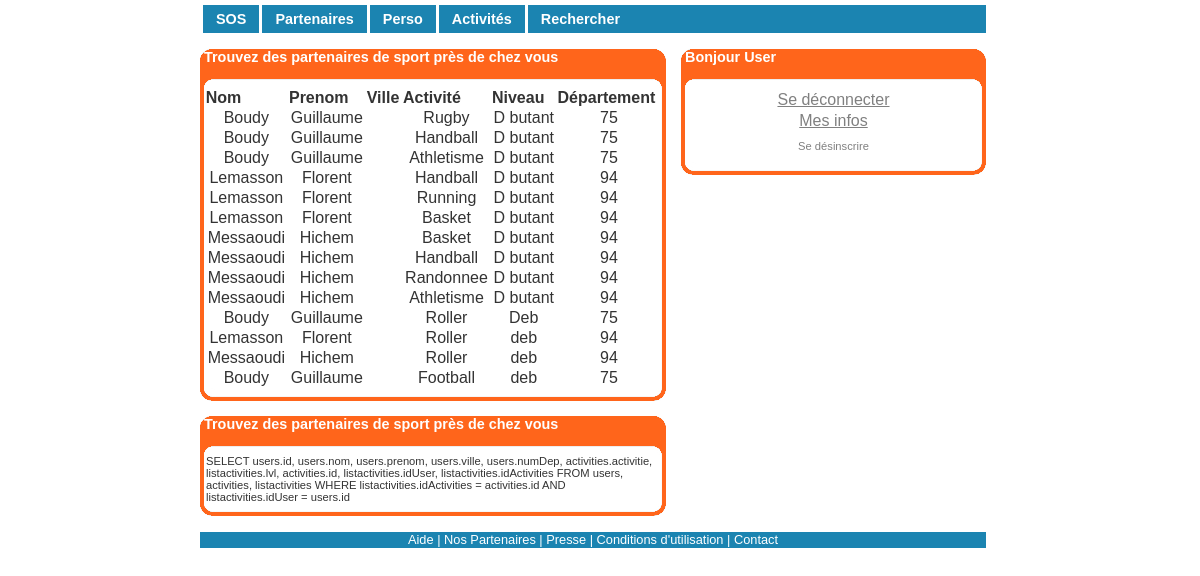
Screenshot of /afficher.php (signed in) with the database file from the repository.
### tables this page shows
CREATE TABLE IF NOT EXISTS `listactivities` (
  `id` int(11) NOT NULL AUTO_INCREMENT,
  `idUser` int(11) NOT NULL,
  `idActivities` int(11) NOT NULL,
  `lvl` varchar(50) NOT NULL,
  PRIMARY KEY (`id`)
);

CREATE TABLE IF NOT EXISTS `users` (
  `id` int(11) NOT NULL AUTO_INCREMENT,
  `nom` varchar(255) NOT NULL,
  `prenom` varchar(255) NOT NULL,
  `birth` date NOT NULL,
  `mdp` char(150) NOT NULL,
  `sexe` varchar(50) NOT NULL,
  `email` varchar(255) NOT NULL,
  `avatar` varchar(255) DEFAULT NULL,
  `ville` varchar(255) DEFAULT NULL,
  `numDep` int(5) DEFAULT NULL,
  `tel` varchar(10) DEFAULT NULL,
  `description` text,
  `afficheEmail` tinyint(1) DEFAULT NULL,
  `AfficheTel` tinyint(1) DEFAULT NULL,
  `pass` varchar(50) DEFAULT NULL,
  `valide` varchar(50) DEFAULT NULL,
  PRIMARY KEY (`id`)
);

CREATE TABLE IF NOT EXISTS `activities` (
  `id` int(11) NOT NULL AUTO_INCREMENT,
  `activitie` varchar(50) NOT NULL,
  PRIMARY KEY (`id`)
);

### afficher.php (the view, shortened to what this page needs)
<?php
	include("FctPhp.php");
	if (!isset($_SESSION['id'])) {
		header('location:index.php');
	}
	else {
		if (isset($_GET['nomActivite'])) {
			$activite = $_GET['nomActivite'];
			$departement = $_GET['numDepartement'];
		}
		else {
			$activite = 'vide';
			$departement = 'vide';
		}
		if ($activite == 'vide' && $departement == 'vide') {
			$sqlAct = '';
			$sqlDep = '';
			}
		$sql = "SELECT users.id, users.nom, users.prenom, users.ville, users.numDep, activities.activitie, listactivities.lvl, activities.id, listactivities.idUser, listactivities.idActivities FROM users, activities, listactivities WHERE ".$sqlDep." ".$sqlAct." listactivities.idActivities = activities.id AND listactivities.idUser = users.id";
		$req = mysql_query($sql) or die('Erreur SQL !<br>'.$sql.'<br>'.mysql_error());
	}
?>
<html xmlns="http://www.w3.org/1999/xhtml"><head>
	<link rel="stylesheet" href="style.css" type="text/css" charset="utf-8">
	<body>
		<div id="conteneur">
	<?php getHeader(); ?>
			<div id="contenu_annexe">
				<div class="boitegrise_466 sans_marge_gauche">
					<h2>&nbsp;Trouvez des partenaires de sport près de chez vous</h2>
						<table border="0" style="width: 98%;" align="center">
							<thead>
								<tr style="font-weight : bold">
									<td>Nom</td>
									<td>Prenom</td>
									<td>Ville</td>
									<td>Activité</td>
									<td>Niveau</td>
									<td>Département</td>
								</tr>
							</thead>
							<?php
								while ($ligne = mysql_fetch_array($req)) {
								echo '<tr align="center">
										<td>'.$ligne['nom'].'</td>';
								echo '	<td>'.$ligne['prenom'].'</td>';
								echo '	<td>'.$ligne['ville'].'</td>';
								echo '	<td>'.$ligne['activitie'].'</td>';
								echo '	<td>'.$ligne['lvl'].'</td>';
								echo '	<td>'.$ligne['numDep'].'</td>
									<tr>';
								}
							?>
						</table>
					<div class="finboite"></div>
					</div>
					<?php getConnexion(); ?>
					<div class="boitegrise_466 sans_marge_gauche">
						<h2>&nbsp;Trouvez des partenaires de sport près de chez vous</h2>
							<p> <?php echo $sql ?> <p>
						<div class="finboite"></div>
					</div>
					<div class="spacer"></div>
			<?php getFooter(); ?>
		</div>
	</body>
</html>

### FctPhp.php (shortened to what this page needs)
<?php
	function getHeader() {
			echo '<div id="entete">
				<div id="menu_entete">
					<a href="index.php" id="ctl00_menu_Entete_menu_mycleec">SOS</a>
					<a href="/partenaires/" id="ctl00_menu_Entete_menu_partenaires">Partenaires</a>
					<a href="perso.php" id="ctl00_menu_Entete_menu_membres">Perso</a>
					<a href="afficher.php" id="ctl00_menu_Entete_menu_activites">Activités</a>
					<a href="rechercher.php" id="ctl00_menu_Entete_menu_activites">Rechercher</a>
					<div class="spacer"></div>
				</div>
			</div>';
		}
	function getFooter() {
		echo '<div id="pied">
				<a href="/site-tour.aspx">Aide</a> |
				<a href="/nos-partenaires/">Nos Partenaires</a> |
				<a href="/infos/presse.aspx">Presse</a> |
				<a href="/infos/conditionsdutilisation.aspx">Conditions d\'utilisation</a> |
				<a href="/infos/contact.aspx">Contact</a>
			</div>';
	}
	function getConnexion() {
		echo '<div id="login" class="boitegrise_305">';
						if (isset($_SESSION["id"])) {
							$sqlPrenom = "SELECT prenom FROM users WHERE id='".$_SESSION['id']."'";
							$reqPrenom = mysql_query($sqlPrenom) or die('Erreur SQL !<br>'.$sqlPrenom.'<br>'.mysql_error());
							$data = mysql_fetch_assoc($reqPrenom);
							echo '<h2>&nbsp;Bonjour '.$data["prenom"].'</h2>
							<p>
								<center><a href="deconnexion.php">Se déconnecter<a></center>
							</p>
							<p>
								<center><a href="perso.php">Mes infos</a></center>
							</p>
							<p class="align_image">
								<a href="Desinscription.php">Se désinscrire</a>
							</p>';
						}
						echo '<div class="finboite"></div></div>';
	}
?>

### style.css (style rules this page uses)
html,body,div,ul,ol,li,dl,dt,dd,h1,h2,h3,h4,h5,h6,pre,form,p,blockquote,fieldset,input { margin: 0; padding: 0; }
h1,h2,h3,h4,h5,h6,pre,code,address,caption,cite,code,th { font-size: 1em; font-weight: normal; font-style: normal; text-align: left; }
table { border-collapse: collapse; border-spacing: 0; }
a { color: gray }
body { margin: 10px 0 5px 0; text-align:center ; font-family: verdana, arial, helvetica; color: #333333; }
div#conteneur { margin: 0 auto; width : 786px; text-align: left; position: absolute; top: 0; left: 50%; margin-left: -400px; }
div#contenu_annexe { margin: 0; }
div#pied { clear: left; margin: 15px 0 0 0; padding: 0 15px 1px 15px; text-align: center; background-color: #1B84B1; font-size: 0.8em; color: white }
.spacer { height: 1px; clear: both; background-color: white }
div#menu_entete { background: #1B84B1 url(/images/graphisme/menu_fond.gif) left top no-repeat; margin: 5px 0 0 0; }
div#menu_entete a { display: block; float: left; padding: 6px 13px; border-left: white solid 3px; font-size: 0.9em; font-weight: bold; color: white; text-decoration: none; }
div#pied a { color: white; text-decoration: none; }
.boitegrise_305 { display: inline;float: left; width: 305px; margin: 15px 0 0 15px; }
.boitegrise_466 { display: inline;float: left; width: 466px; margin: 15px 0 0 15px; }
.sans_marge_gauche { margin: 15px 0 0 0; }
.boitegrise_305 { background: white url(images/graphisme/SmallBoxMedium.jpg) center top repeat-y }
.boitegrise_466 { background: white url(images/graphisme/MediumBoxMedium.jpg) center top repeat-y }
.boitebleue_145 h2, .boiteorange_145 h2, .boitegrise_145 h2, .boitegrise_198 h2, .boitegrise_225 h2, .boitegrise_305 h2, .boitegrise_385 h2, .boitegrise_412 h2, .boitegrise_466 h2, .boitegrise_626 h2, .boitegrise_785 h2 { height: 39px; color: white; font-weight: bold; font-size: 0.9em }
.boitegrise_305 h2 { background: #BEBEBE url(images/graphisme/SmallBoxH.jpg) center top no-repeat }
.boitegrise_466 h2 { background: #BEBEBE url(images/graphisme/MediumBoxH.jpg) center top no-repeat }
.boitebleue_145 p, .boiteorange_145 p, .boitegrise_145 p, .boitegrise_198 p, .boitegrise_225 p, .boitegrise_305 p, .boitegrise_385 p, .boitegrise_412 p, .boitegrise_466 p, .boitegrise_626 p, .boitegrise_785 p { margin: 0 6px; font-size: 0.7em }
.boitebleue_145 .finboite, .boiteorange_145 .finboite, .boitegrise_145 .finboite, .boitegrise_198 .finboite, .boitegrise_225 .finboite, .boitegrise_305 .finboite, .boitegrise_385 .finboite, .boitegrise_412 .finboite, .boitegrise_466 .finboite, .boitegrise_626 .finboite, .boitegrise_785 .finboite { height: 13px; font-size: 0.1em; clear:both; }
.boitegrise_305 .finboite { background: white url(images/graphisme/SmallBoxB.jpg) center bottom no-repeat }
.boitegrise_466 .finboite { background: white url(images/graphisme/MediumBoxB.jpg) center bottom no-repeat }
div#login p { margin: 3px 0 }
.align_image a { text-decoration: none; }
.align_image { text-align:center; }
div#login p.align_image { margin: 10px 0; }
div#login p.align_image a, .mise_en_forme_du_formulaire p.align_image a { margin: 0 5px; }

### rows the page displays
listactivities: idUser.nom "Boudy", idUser.prenom "Guillaume", idActivities.activitie "Rugby", lvl "D butant", idUser.numDep "75"
listactivities: idUser.nom "Boudy", idUser.prenom "Guillaume", idActivities.activitie "Handball", lvl "D butant", idUser.numDep "75"
listactivities: idUser.nom "Boudy", idUser.prenom "Guillaume", idActivities.activitie "Athletisme", lvl "D butant", idUser.numDep "75"
listactivities: idUser.nom "Lemasson", idUser.prenom "Florent", idActivities.activitie "Handball", lvl "D butant", idUser.numDep "94"
listactivities: idUser.nom "Lemasson", idUser.prenom "Florent", idActivities.activitie "Running", lvl "D butant", idUser.numDep "94"
listactivities: idUser.nom "Lemasson", idUser.prenom "Florent", idActivities.activitie "Basket", lvl "D butant", idUser.numDep "94"
listactivities: idUser.nom "Messaoudi", idUser.prenom "Hichem", idActivities.activitie "Basket", lvl "D butant", idUser.numDep "94"
listactivities: idUser.nom "Messaoudi", idUser.prenom "Hichem", idActivities.activitie "Handball", lvl "D butant", idUser.numDep "94"
listactivities: idUser.nom "Messaoudi", idUser.prenom "Hichem", idActivities.activitie "Randonnee", lvl "D butant", idUser.numDep "94"
listactivities: idUser.nom "Messaoudi", idUser.prenom "Hichem", idActivities.activitie "Athletisme", lvl "D butant", idUser.numDep "94"
listactivities: idUser.nom "Boudy", idUser.prenom "Guillaume", idActivities.activitie "Roller", lvl "Deb", idUser.numDep "75"
listactivities: idUser.nom "Lemasson", idUser.prenom "Florent", idActivities.activitie "Roller", lvl "deb", idUser.numDep "94"
listactivities: idUser.nom "Messaoudi", idUser.prenom "Hichem", idActivities.activitie "Roller", lvl "deb", idUser.numDep "94"
listactivities: idUser.nom "Boudy", idUser.prenom "Guillaume", idActivities.activitie "Football", lvl "deb", idUser.numDep "75"
users: prenom "User"
